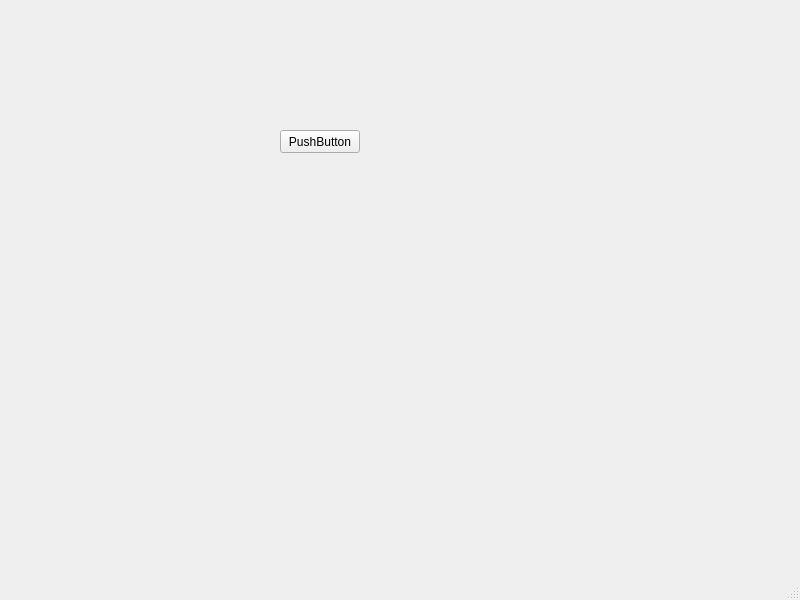
<?xml version="1.0" encoding="UTF-8"?>
<ui version="4.0">
 <class>MainWindow</class>
 <widget class="QMainWindow" name="MainWindow">
  <property name="geometry">
   <rect>
    <x>0</x>
    <y>0</y>
    <width>800</width>
    <height>600</height>
   </rect>
  </property>
  <property name="windowTitle">
   <string>MainWindow</string>
  </property>
  <widget class="QWidget" name="centralwidget">
   <widget class="QPushButton" name="pushButton">
    <property name="geometry">
     <rect>
      <x>280</x>
      <y>130</y>
      <width>80</width>
      <height>23</height>
     </rect>
    </property>
    <property name="text">
     <string>PushButton</string>
    </property>
   </widget>
  </widget>
  <widget class="QMenuBar" name="menubar">
   <property name="geometry">
    <rect>
     <x>0</x>
     <y>0</y>
     <width>800</width>
     <height>20</height>
    </rect>
   </property>
  </widget>
  <widget class="QStatusBar" name="statusbar"/>
 </widget>
 <resources/>
 <connections/>
</ui>
